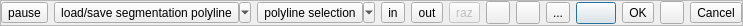
<?xml version="1.0" encoding="UTF-8"?>
<ui version="4.0">
 <class>GraphicalSegmentationDlg</class>
 <widget class="QDialog" name="GraphicalSegmentationDlg">
  <property name="geometry">
   <rect>
    <x>0</x>
    <y>0</y>
    <width>411</width>
    <height>26</height>
   </rect>
  </property>
  <property name="sizePolicy">
   <sizepolicy hsizetype="Fixed" vsizetype="Fixed">
    <horstretch>0</horstretch>
    <verstretch>0</verstretch>
   </sizepolicy>
  </property>
  <property name="windowTitle">
   <string>Segmentation</string>
  </property>
  <layout class="QHBoxLayout" name="horizontalLayout_2">
   <property name="spacing">
    <number>0</number>
   </property>
   <property name="leftMargin">
    <number>0</number>
   </property>
   <property name="topMargin">
    <number>0</number>
   </property>
   <property name="rightMargin">
    <number>0</number>
   </property>
   <property name="bottomMargin">
    <number>0</number>
   </property>
   <item>
    <widget class="QFrame" name="buttonsFrame">
     <property name="frameShape">
      <enum>QFrame::StyledPanel</enum>
     </property>
     <property name="frameShadow">
      <enum>QFrame::Raised</enum>
     </property>
     <layout class="QHBoxLayout" name="horizontalLayout" stretch="0,0,0,0,0,0,0,0,0,0,0,0">
      <property name="leftMargin">
       <number>0</number>
      </property>
      <property name="topMargin">
       <number>0</number>
      </property>
      <property name="rightMargin">
       <number>0</number>
      </property>
      <property name="bottomMargin">
       <number>0</number>
      </property>
      <item>
       <widget class="QToolButton" name="pauseButton">
        <property name="toolTip">
         <string>Pause segmentation (Space)</string>
        </property>
        <property name="statusTip">
         <string>Pause segmentation  (allow rotation/panning of 3D view)</string>
        </property>
        <property name="text">
         <string>pause</string>
        </property>
        <property name="icon">
         <iconset resource="../icons.qrc">
          <normaloff>:/CC/images/smallPause.png</normaloff>:/CC/images/smallPause.png</iconset>
        </property>
        <property name="checkable">
         <bool>true</bool>
        </property>
        <property name="checked">
         <bool>false</bool>
        </property>
       </widget>
      </item>
      <item>
       <widget class="QToolButton" name="loadSaveToolButton">
        <property name="toolTip">
         <string>Load / save segmentation polyline</string>
        </property>
        <property name="text">
         <string>load/save segmentation polyline</string>
        </property>
        <property name="icon">
         <iconset resource="../icons.qrc">
          <normaloff>:/CC/images/dbPolylineSymbol.png</normaloff>:/CC/images/dbPolylineSymbol.png</iconset>
        </property>
        <property name="popupMode">
         <enum>QToolButton::MenuButtonPopup</enum>
        </property>
       </widget>
      </item>
      <item>
       <widget class="QToolButton" name="selectionModelButton">
        <property name="toolTip">
         <string>Polyline selection mode (Tab)</string>
        </property>
        <property name="text">
         <string>polyline selection</string>
        </property>
        <property name="icon">
         <iconset resource="../icons.qrc">
          <normaloff>:/CC/images/smallPolygonSelect.png</normaloff>:/CC/images/smallPolygonSelect.png</iconset>
        </property>
        <property name="popupMode">
         <enum>QToolButton::MenuButtonPopup</enum>
        </property>
       </widget>
      </item>
      <item>
       <widget class="QToolButton" name="inButton">
        <property name="toolTip">
         <string>Segment In (I)</string>
        </property>
        <property name="statusTip">
         <string>Segment (keep points inside)</string>
        </property>
        <property name="text">
         <string>in</string>
        </property>
        <property name="icon">
         <iconset resource="../icons.qrc">
          <normaloff>:/CC/images/smallSegmentIn.png</normaloff>:/CC/images/smallSegmentIn.png</iconset>
        </property>
       </widget>
      </item>
      <item>
       <widget class="QToolButton" name="outButton">
        <property name="toolTip">
         <string>Segment Out (O)</string>
        </property>
        <property name="statusTip">
         <string>Segment (keep points outside)</string>
        </property>
        <property name="text">
         <string>out</string>
        </property>
        <property name="icon">
         <iconset resource="../icons.qrc">
          <normaloff>:/CC/images/smallSegmentOut.png</normaloff>:/CC/images/smallSegmentOut.png</iconset>
        </property>
       </widget>
      </item>
      <item>
       <widget class="QToolButton" name="razButton">
        <property name="enabled">
         <bool>false</bool>
        </property>
        <property name="toolTip">
         <string>Clear segmentation</string>
        </property>
        <property name="statusTip">
         <string>Clear segmentation</string>
        </property>
        <property name="text">
         <string>raz</string>
        </property>
        <property name="icon">
         <iconset resource="../icons.qrc">
          <normaloff>:/CC/images/smallReset.png</normaloff>:/CC/images/smallReset.png</iconset>
        </property>
       </widget>
      </item>
      <item>
       <widget class="QToolButton" name="addClassToolButton">
        <property name="toolTip">
         <string>Set the class of points inside the polyline (C).
The classification SF will be directly updated (and created if needed).</string>
        </property>
        <property name="statusTip">
         <string>Set the class of points inside the polyline (C)</string>
        </property>
        <property name="icon">
         <iconset resource="../icons.qrc">
          <normaloff>:/CC/images/hashtag.png</normaloff>:/CC/images/hashtag.png</iconset>
        </property>
       </widget>
      </item>
      <item>
       <widget class="QToolButton" name="sfAssignmentButton">
        <property name="toolTip">
         <string>Open Scalar Field Assignment dialog for the selection (S)</string>
        </property>
        <property name="statusTip">
         <string>Open Scalar Field Assignment dialog</string>
        </property>
        <property name="icon">
         <iconset resource="../icons.qrc">
          <normaloff>:/CC/images/ccPencil.png</normaloff>:/CC/images/ccPencil.png</iconset>
        </property>
       </widget>
      </item>
      <item>
       <widget class="QToolButton" name="exportSelectionButton">
        <property name="toolTip">
         <string>&lt;html&gt;&lt;head/&gt;&lt;body&gt;&lt;p&gt;Export selection (E)&lt;/p&gt;&lt;p&gt;Note: the original cloud/mesh is not modified.&lt;/p&gt;&lt;/body&gt;&lt;/html&gt;</string>
        </property>
        <property name="text">
         <string>...</string>
        </property>
        <property name="icon">
         <iconset resource="../icons.qrc">
          <normaloff>:/CC/images/exportIcon.png</normaloff>:/CC/images/exportIcon.png</iconset>
        </property>
       </widget>
      </item>
      <item>
       <widget class="QPushButton" name="optionsButton">
        <property name="sizePolicy">
         <sizepolicy hsizetype="Fixed" vsizetype="Fixed">
          <horstretch>0</horstretch>
          <verstretch>0</verstretch>
         </sizepolicy>
        </property>
        <property name="toolTip">
         <string>Segmentation Options</string>
        </property>
        <property name="text">
         <string/>
        </property>
        <property name="icon">
         <iconset>
          <normalon>:/CC/images/ccGear.png</normalon>
         </iconset>
        </property>
       </widget>
      </item>
      <item>
       <widget class="QToolButton" name="validButton">
        <property name="toolTip">
         <string>Confirm segmentation (Enter)</string>
        </property>
        <property name="statusTip">
         <string>Confirm segmentation</string>
        </property>
        <property name="text">
         <string>OK</string>
        </property>
        <property name="icon">
         <iconset resource="../icons.qrc">
          <normaloff>:/CC/images/smallValidate.png</normaloff>:/CC/images/smallValidate.png</iconset>
        </property>
       </widget>
      </item>
      <item>
       <widget class="QToolButton" name="validAndDeleteButton">
        <property name="toolTip">
         <string>Confirm and delete hidden points (Del)</string>
        </property>
        <property name="statusTip">
         <string>Confirm and delete hidden points</string>
        </property>
        <property name="icon">
         <iconset resource="../icons.qrc">
          <normaloff>:/CC/images/smallTrash.png</normaloff>:/CC/images/smallTrash.png</iconset>
        </property>
       </widget>
      </item>
      <item>
       <widget class="QToolButton" name="cancelButton">
        <property name="toolTip">
         <string>Cancel (Esc)</string>
        </property>
        <property name="statusTip">
         <string>Cancel segentation</string>
        </property>
        <property name="text">
         <string>Cancel</string>
        </property>
        <property name="icon">
         <iconset resource="../icons.qrc">
          <normaloff>:/CC/images/smallCancel.png</normaloff>:/CC/images/smallCancel.png</iconset>
        </property>
       </widget>
      </item>
     </layout>
    </widget>
   </item>
  </layout>
  <action name="actionSetRectangularSelection">
   <property name="icon">
    <iconset resource="../icons.qrc">
     <normaloff>:/CC/images/smallRectangleSelect.png</normaloff>:/CC/images/smallRectangleSelect.png</iconset>
   </property>
   <property name="text">
    <string>Rectangular selection</string>
   </property>
   <property name="toolTip">
    <string>Activate rectangular selection</string>
   </property>
  </action>
  <action name="actionSetPolylineSelection">
   <property name="icon">
    <iconset resource="../icons.qrc">
     <normaloff>:/CC/images/smallPolygonSelect.png</normaloff>:/CC/images/smallPolygonSelect.png</iconset>
   </property>
   <property name="text">
    <string>Polygonal selection</string>
   </property>
   <property name="toolTip">
    <string>Activate polyline selection</string>
   </property>
  </action>
  <action name="actionUseExistingPolyline">
   <property name="icon">
    <iconset resource="../icons.qrc">
     <normaloff>:/CC/images/dbPolylineSymbol.png</normaloff>:/CC/images/dbPolylineSymbol.png</iconset>
   </property>
   <property name="text">
    <string>Use existing polyline</string>
   </property>
   <property name="toolTip">
    <string>Import polyline from DB for segmentation</string>
   </property>
  </action>
  <action name="actionExportSegmentationPolyline">
   <property name="icon">
    <iconset resource="../icons.qrc">
     <normaloff>:/CC/images/ccSave.png</normaloff>:/CC/images/ccSave.png</iconset>
   </property>
   <property name="text">
    <string>Export segmentation polyline</string>
   </property>
   <property name="toolTip">
    <string>Export segmentation polyline as new entity</string>
   </property>
  </action>
 </widget>
 <resources>
  <include location="../icons.qrc"/>
  <include location="../icons.qrc"/>
 </resources>
 <connections/>
</ui>
